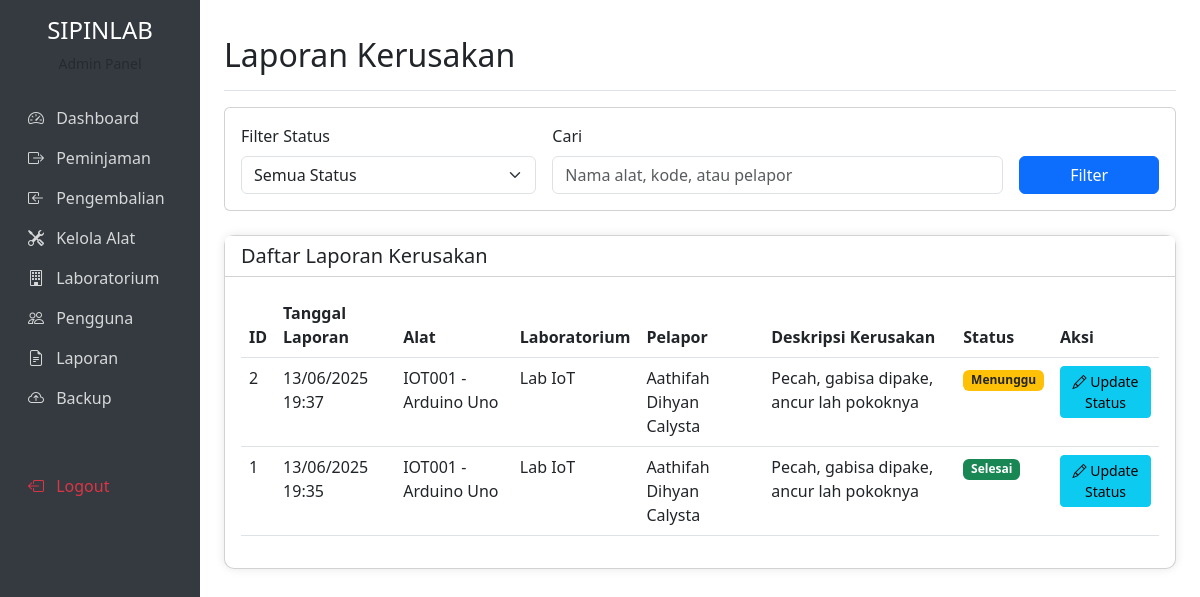
The app's page /admin/laporan_kerusakan.php (signed in) with its own data.
### tables this page shows
CREATE TABLE `laporan_kerusakan` (
  `id` int NOT NULL AUTO_INCREMENT,
  `id_alat` int NOT NULL,
  `id_pelapor` int NOT NULL,
  `deskripsi_kerusakan` text NOT NULL,
  `tingkat_kerusakan` enum('ringan','sedang','berat') DEFAULT 'ringan',
  `tanggal_laporan` datetime NOT NULL,
  `status` enum('menunggu','diproses','selesai') DEFAULT 'menunggu',
  `created_at` timestamp NOT NULL DEFAULT CURRENT_TIMESTAMP,
  `updated_at` timestamp NOT NULL DEFAULT CURRENT_TIMESTAMP ON UPDATE CURRENT_TIMESTAMP,
  PRIMARY KEY (`id`),
  KEY `id_pelapor` (`id_pelapor`),
  KEY `fk_laporan_alat` (`id_alat`),
  CONSTRAINT `fk_laporan_alat` FOREIGN KEY (`id_alat`) REFERENCES `alat` (`id`) ON UPDATE CASCADE,
  CONSTRAINT `laporan_kerusakan_ibfk_1` FOREIGN KEY (`id_alat`) REFERENCES `alat` (`id`),
  CONSTRAINT `laporan_kerusakan_ibfk_2` FOREIGN KEY (`id_pelapor`) REFERENCES `pengguna` (`id`)
);

CREATE TABLE `alat` (
  `id` int NOT NULL AUTO_INCREMENT,
  `kode` varchar(50) NOT NULL,
  `nama` varchar(100) NOT NULL,
  `deskripsi` text,
  `jumlah_total` int NOT NULL DEFAULT '1',
  `jumlah_tersedia` int NOT NULL DEFAULT '1',
  `kondisi` enum('baik','rusak_ringan','rusak_berat') DEFAULT 'baik',
  `id_kategori` int DEFAULT NULL,
  `id_laboratorium` int DEFAULT NULL,
  `created_at` timestamp NOT NULL DEFAULT CURRENT_TIMESTAMP,
  `updated_at` timestamp NOT NULL DEFAULT CURRENT_TIMESTAMP ON UPDATE CURRENT_TIMESTAMP,
  PRIMARY KEY (`id`),
  UNIQUE KEY `kode` (`kode`),
  KEY `id_kategori` (`id_kategori`),
  KEY `id_laboratorium` (`id_laboratorium`),
  CONSTRAINT `alat_ibfk_1` FOREIGN KEY (`id_kategori`) REFERENCES `kategori_alat` (`id`),
  CONSTRAINT `alat_ibfk_2` FOREIGN KEY (`id_laboratorium`) REFERENCES `laboratorium` (`id`)
);

CREATE TABLE `laboratorium` (
  `id` int NOT NULL AUTO_INCREMENT,
  `nama` varchar(100) NOT NULL,
  `lokasi` varchar(100) NOT NULL,
  `keterangan` text,
  `created_at` timestamp NOT NULL DEFAULT CURRENT_TIMESTAMP,
  `updated_at` timestamp NOT NULL DEFAULT CURRENT_TIMESTAMP ON UPDATE CURRENT_TIMESTAMP,
  PRIMARY KEY (`id`)
);

CREATE TABLE `pengguna` (
  `id` int NOT NULL AUTO_INCREMENT,
  `username` varchar(50) NOT NULL,
  `password` varchar(255) NOT NULL,
  `nama_lengkap` varchar(100) NOT NULL,
  `npm` varchar(20) DEFAULT NULL,
  `role` enum('admin','mahasiswa') NOT NULL,
  `created_at` timestamp NOT NULL DEFAULT CURRENT_TIMESTAMP,
  `updated_at` timestamp NOT NULL DEFAULT CURRENT_TIMESTAMP ON UPDATE CURRENT_TIMESTAMP,
  `email` varchar(100) DEFAULT NULL,
  `no_telp` varchar(20) DEFAULT NULL,
  PRIMARY KEY (`id`),
  UNIQUE KEY `username` (`username`),
  UNIQUE KEY `npm` (`npm`),
  KEY `idx_username` (`username`),
  KEY `idx_npm` (`npm`),
  KEY `idx_role` (`role`)
);

### admin/laporan_kerusakan.php (the view, shortened to what this page needs)
<?php
$database = new Database();
$search = isset($_GET['search']) ? $_GET['search'] : '';
$conn = $database->getConnection();
$query = "SELECT lk.*, a.nama as nama_alat, a.kode as kode_alat, u.nama_lengkap as nama_pelapor, l.nama as nama_lab
          FROM laporan_kerusakan lk
          JOIN alat a ON lk.id_alat = a.id
          JOIN pengguna u ON lk.id_pelapor = u.id
          JOIN laboratorium l ON a.id_laboratorium = l.id
          WHERE 1=1";
$query .= " ORDER BY lk.tanggal_laporan DESC";
$stmt = $conn->prepare($query);
$stmt->execute();
$laporan_list = $stmt->fetchAll(PDO::FETCH_ASSOC);
?>
<!DOCTYPE html>
<html lang="id">
<head>
    <link href="https://cdn.jsdelivr.net/npm/bootstrap@5.3.0-alpha1/dist/css/bootstrap.min.css" rel="stylesheet">
    <link rel="stylesheet" href="https://cdn.jsdelivr.net/npm/bootstrap-icons@1.10.0/font/bootstrap-icons.css">
</head>
<body>
    <div class="container-fluid">
        <div class="row">
            <div class="col-md-3 col-lg-2 d-md-block sidebar collapse">
                <div class="position-sticky pt-3">
                    <div class="text-center mb-4">
                        <h4>SIPINLAB</h4>
                        <p class="text-muted small">Admin Panel</p>
                    </div>
                    <ul class="nav flex-column">
                        <li class="nav-item">
                            <a class="nav-link" href="dashboard.php">
                                <i class="bi bi-speedometer2 me-2"></i> Dashboard
                            </a>
                        </li>
                        <li class="nav-item">
                            <a class="nav-link" href="peminjaman.php">
                                <i class="bi bi-box-arrow-right me-2"></i> Peminjaman
                            </a>
                        </li>
                        <li class="nav-item">
                            <a class="nav-link" href="pengembalian.php">
                                <i class="bi bi-box-arrow-in-left me-2"></i> Pengembalian
                            </a>
                        </li>
                        <li class="nav-item">
                            <a class="nav-link" href="alat.php">
                                <i class="bi bi-tools me-2"></i> Kelola Alat
                            </a>
                        </li>
                        <li class="nav-item">
                            <a class="nav-link" href="laboratorium.php">
                                <i class="bi bi-building me-2"></i> Laboratorium
                            </a>
                        </li>
                        <li class="nav-item">
                            <a class="nav-link" href="pengguna.php">
                                <i class="bi bi-people me-2"></i> Pengguna
                            </a>
                        </li>
                        <li class="nav-item">
                            <a class="nav-link" href="laporan.php">
                                <i class="bi bi-file-earmark-text me-2"></i> Laporan
                            </a>
                        </li>
                        <li class="nav-item">
                            <a class="nav-link" href="backup.php">
                                <i class="bi bi-cloud-arrow-up me-2"></i> Backup
                            </a>
                        </li>
                        <li class="nav-item mt-5">
                            <a class="nav-link text-danger" href="../logout.php">
                                <i class="bi bi-box-arrow-left me-2"></i> Logout
                            </a>
                        </li>
                    </ul>
                </div>
            </div>
            <div class="col-md-9 ms-sm-auto col-lg-10 px-md-4 main-content">
                <div class="d-flex justify-content-between flex-wrap flex-md-nowrap align-items-center pt-3 pb-2 mb-3 border-bottom">
                    <h1 class="h2">Laporan Kerusakan</h1>
                </div>
                <div class="card mb-4">
                    <div class="card-body">
                        <form action="" method="GET" class="row g-3">
                            <div class="col-md-4">
                                <label for="status" class="form-label">Filter Status</label>
                                <select name="status" id="status" class="form-select">
                                    <option value="">Semua Status</option>
                                </select>
                            </div>
                            <div class="col-md-6">
                                <label for="search" class="form-label">Cari</label>
                                <input type="text" class="form-control" id="search" name="search" placeholder="Nama alat, kode, atau pelapor" value="<?php echo $search; ?>">
                            </div>
                            <div class="col-md-2 d-flex align-items-end">
                                <button type="submit" class="btn btn-primary w-100">Filter</button>
                            </div>
                        </form>
                    </div>
                </div>
                <div class="card card-dashboard">
                    <div class="card-header bg-white">
                        <h5 class="mb-0">Daftar Laporan Kerusakan</h5>
                    </div>
                    <div class="card-body">
                        <?php if (count($laporan_list) > 0): ?>
                            <div class="table-responsive">
                                <table class="table table-hover">
                                    <thead>
                                        <tr>
                                            <th>ID</th>
                                            <th>Tanggal Laporan</th>
                                            <th>Alat</th>
                                            <th>Laboratorium</th>
                                            <th>Pelapor</th>
                                            <th>Deskripsi Kerusakan</th>
                                            <th>Status</th>
                                            <th>Aksi</th>
                                        </tr>
                                    </thead>
                                    <tbody>
                                        <?php foreach ($laporan_list as $laporan): ?>
                                            <tr>
                                                <td><?php echo $laporan['id']; ?></td>
                                                <td><?php echo date('d/m/Y H:i', strtotime($laporan['tanggal_laporan'])); ?></td>
                                                <td><?php echo $laporan['kode_alat'] . ' - ' . $laporan['nama_alat']; ?></td>
                                                <td><?php echo $laporan['nama_lab']; ?></td>
                                                <td><?php echo $laporan['nama_pelapor']; ?></td>
                                                <td><?php echo $laporan['deskripsi_kerusakan']; ?></td>
                                                <td>
                                                    <?php if ($laporan['status'] == 'menunggu'): ?>
                                                        <span class="badge bg-warning text-dark">Menunggu</span>
                                                    <?php elseif ($laporan['status'] == 'diproses'): ?>
                                                        <span class="badge bg-primary">Diproses</span>
                                                    <?php elseif ($laporan['status'] == 'selesai'): ?>
                                                        <span class="badge bg-success">Selesai</span>
                                                    <?php endif; ?>
                                                </td>
                                                <td>
                                                    <button type="button" class="btn btn-sm btn-info" data-bs-toggle="modal" data-bs-target="#updateStatusModal<?php echo $laporan['id']; ?>">
                                                        <i class="bi bi-pencil"></i> Update Status
                                                    </button>
                                                </td>
                                            </tr>
                                        <?php endforeach; ?>
                                    </tbody>
                                </table>
                            </div>
                        <?php else: ?>
                            <p class="text-center text-muted">Tidak ada data laporan kerusakan</p>
                        <?php endif; ?>
                    </div>
                </div>
            </div>
        </div>
    </div>
</body>
</html>

### admin/laporan_kerusakan.php (style rules this page uses)
.sidebar { min-height: 100vh; background-color: #343a40; color: #fff; }
.sidebar .nav-link { color: rgba(255, 255, 255, 0.8); }
.main-content { padding: 20px; }
.card-dashboard { margin-bottom: 20px; border-radius: 10px; box-shadow: 0 0 10px rgba(0, 0, 0, 0.1); }

### records on screen
laporan_kerusakan: id "2", tanggal_laporan "13/06/2025 19:37", id_alat.kode "IOT001", id_alat.nama "Arduino Uno", laboratorium.nama "Lab IoT", id_pelapor.nama_lengkap "Aathifah Dihyan Calysta", deskripsi_kerusakan "Pecah, gabisa dipake, ancur lah pokoknya", status "Menunggu"
laporan_kerusakan: id "1", tanggal_laporan "13/06/2025 19:35", id_alat.kode "IOT001", id_alat.nama "Arduino Uno", laboratorium.nama "Lab IoT", id_pelapor.nama_lengkap "Aathifah Dihyan Calysta", deskripsi_kerusakan "Pecah, gabisa dipake, ancur lah pokoknya", status "Selesai"
